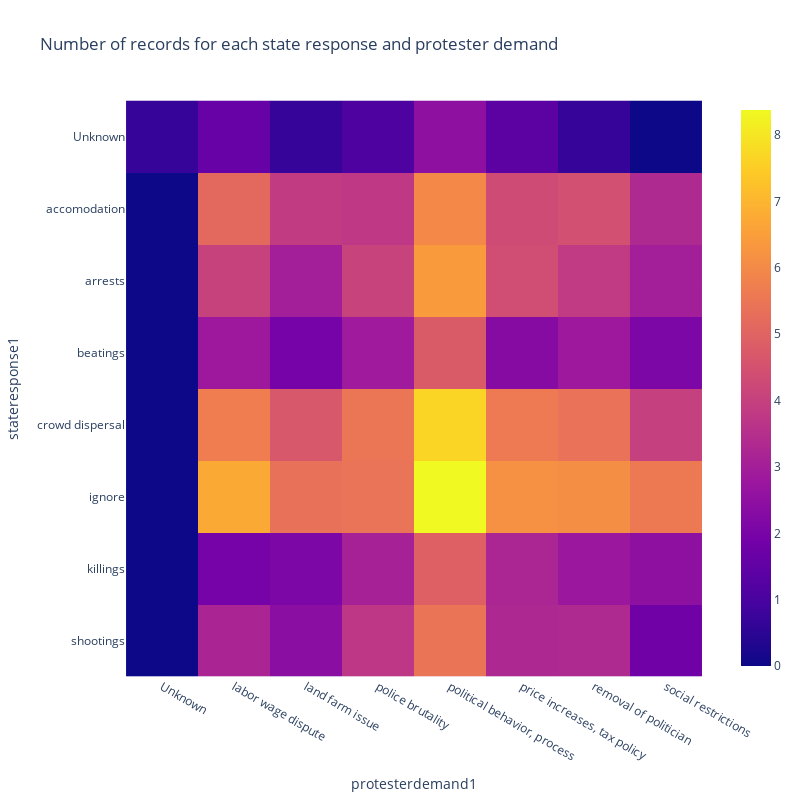

This figure's notebook cell:
### Code cell
data_response_demand = df.groupby(['stateresponse1', 'protesterdemand1']).size().reset_index(name='count')
data_response_demand['log_count'] = np.log1p(data_response_demand['count'])
fig = px.imshow(data_response_demand.pivot(index='stateresponse1', columns='protesterdemand1', values='log_count').fillna(0), title='Number of records for each state response and protester demand')
# set size of the heatmap
fig.update_layout(width=800, height=800)
fig.show()

### Figure 1 — Plotly figure (JSON) as saved in the notebook; plotly's stock layout.template omitted (floating-point values rounded to 4 significant figures)
{"data": [{"coloraxis": "coloraxis", "hovertemplate": "protesterdemand1: %{x}<br>stateresponse1: %{y}<br>color: %{z}<extra></extra>", "name": "0", "type": "heatmap", "x": ["Unknown", "labor wage dispute", "land farm issue", "police brutality", "political behavior, process", "price increases, tax policy", "removal of politician", "social restrictions"], "xaxis": "x", "y": ["Unknown", "accomodation", "arrests", "beatings", "crowd dispersal", "ignore", "killings", "shootings"], "yaxis": "y", "z": [[0.6931, 1.609, 0.6931, 1.099, 2.485, 1.386, 0.6931, 0], [0, 5.159, 3.85, 3.761, 5.953, 4.317, 4.443, 3.332], [0, 4.043, 2.996, 4.06, 6.397, 4.382, 3.829, 2.996], [0, 2.833, 1.946, 2.89, 4.754, 2.303, 2.833, 2.079], [0, 5.694, 4.673, 5.505, 7.662, 5.602, 5.389, 3.989], [0, 6.743, 5.371, 5.451, 8.381, 6.178, 6.094, 5.58], [0, 1.946, 2.079, 3.091, 4.913, 3.219, 2.773, 2.485], [0, 3.178, 2.398, 3.738, 5.46, 3.296, 3.332, 1.792]]}], "layout": {"coloraxis": {"colorscale": [[0, "#0d0887"], [0.1111, "#46039f"], [0.2222, "#7201a8"], [0.3333, "#9c179e"], [0.4444, "#bd3786"], [0.5556, "#d8576b"], [0.6667, "#ed7953"], [0.7778, "#fb9f3a"], [0.8889, "#fdca26"], [1, "#f0f921"]]}, "height": 800, "title": {"text": "Number of records for each state response and protester demand"}, "width": 800, "xaxis": {"anchor": "y", "constrain": "domain", "domain": [0, 1], "scaleanchor": "y", "title": {"text": "protesterdemand1"}}, "yaxis": {"anchor": "x", "autorange": "reversed", "constrain": "domain", "domain": [0, 1], "title": {"text": "stateresponse1"}}}}
